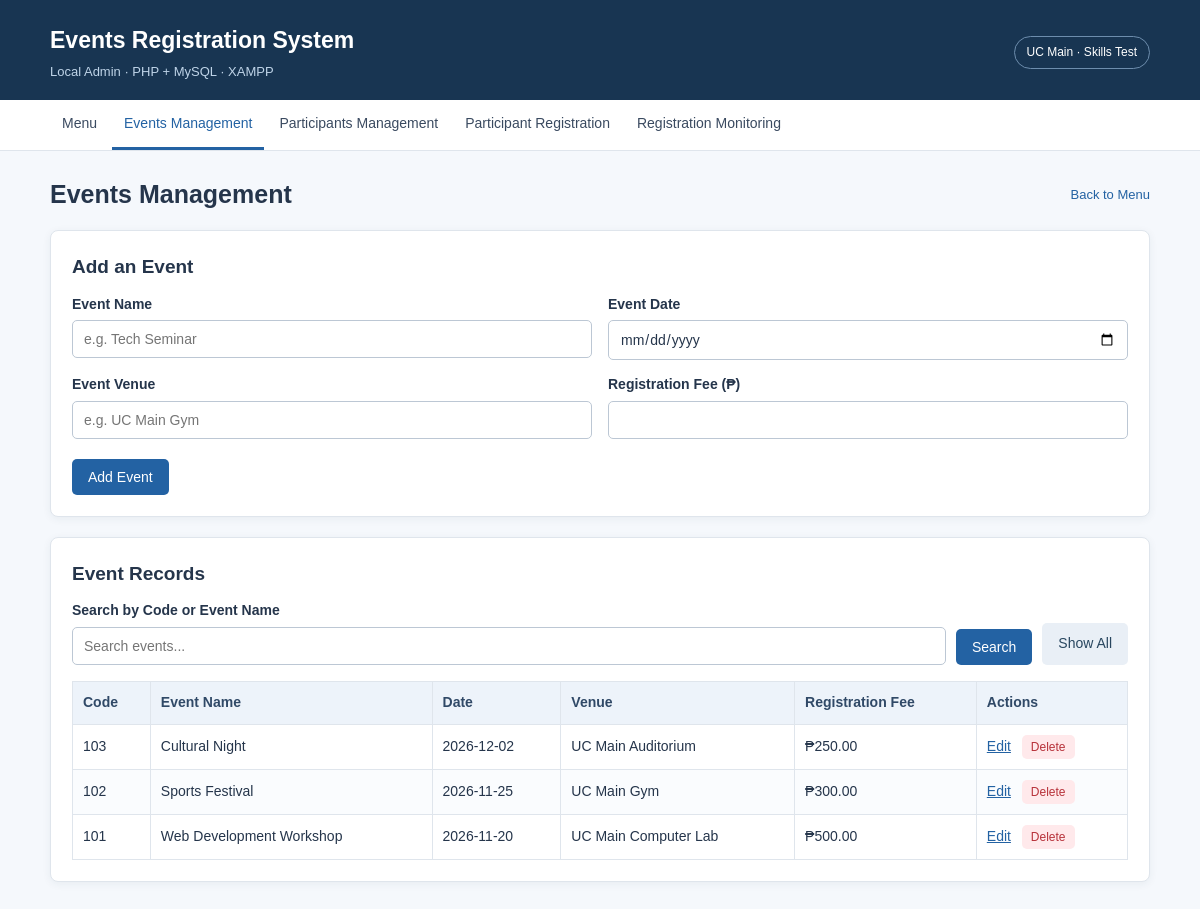
Screenshot of /events.php with the database file from the repository.
### tables this page shows
CREATE TABLE IF NOT EXISTS Events (
    evCode INT AUTO_INCREMENT PRIMARY KEY,
    evName VARCHAR(150) NOT NULL,
    evDate DATE NOT NULL,
    evVenue VARCHAR(150) NOT NULL,
    evRFee DECIMAL(10,2) NOT NULL DEFAULT 0.00
);

### functions.php (called while the page is built, shortened)
<?php
function h($value): string {
    return htmlspecialchars((string) ($value ?? ''), ENT_QUOTES, 'UTF-8');
}
function peso($value): string {
    return '₱' . number_format((float) $value, 2);
}

### events.php (the view, shortened to what this page needs)
<?php
require_once 'functions.php';
$edit = null;
$search = trim($_GET['search'] ?? '');
$stmt = $pdo->prepare('SELECT * FROM Events WHERE evName LIKE ? OR CAST(evCode AS CHAR) LIKE ? ORDER BY evCode DESC');
$stmt->execute(['%' . $search . '%', '%' . $search . '%']);
$events = $stmt->fetchAll();
require 'header.php';
?>
<div class="card">
    <h2><?= $edit ? 'Update Event' : 'Add an Event' ?></h2>
    <form method="post">
        <div class="form-grid">
            <div class="field"><label for="evName">Event Name</label><input id="evName" name="evName" maxlength="150" required value="<?= h($edit['evName'] ?? '') ?>" placeholder="e.g. Tech Seminar"></div>
            <div class="field"><label for="evDate">Event Date</label><input id="evDate" name="evDate" type="date" required value="<?= h($edit['evDate'] ?? '') ?>"></div>
            <div class="field"><label for="evVenue">Event Venue</label><input id="evVenue" name="evVenue" maxlength="150" required value="<?= h($edit['evVenue'] ?? '') ?>" placeholder="e.g. UC Main Gym"></div>
            <div class="field"><label for="evRFee">Registration Fee (₱)</label><input id="evRFee" name="evRFee" type="number" min="0" max="99999999.99" step="0.01" required value="<?= h($edit['evRFee'] ?? '') ?>"></div>
        </div>
        <div class="form-actions"><button class="btn" type="submit"><?= $edit ? 'Save Changes' : 'Add Event' ?></button><?php if ($edit): ?><a href="events.php" class="btn btn-secondary">Cancel Edit</a><?php endif; ?></div>
    </form>
</div>
<div class="card">
    <h2>Event Records</h2>
    <form class="search-form" method="get">
        <div class="field"><label for="search">Search by Code or Event Name</label><input id="search" name="search" value="<?= h($search) ?>" placeholder="Search events..."></div>
        <button type="submit" class="btn">Search</button><a class="btn btn-secondary" href="events.php">Show All</a>
    </form>
    <div class="table-wrap"><table><thead><tr><th>Code</th><th>Event Name</th><th>Date</th><th>Venue</th><th>Registration Fee</th><th>Actions</th></tr></thead><tbody>
    <?php foreach ($events as $event): ?>
        <tr><td><?= h($event['evCode']) ?></td><td><?= h($event['evName']) ?></td><td><?= h($event['evDate']) ?></td><td><?= h($event['evVenue']) ?></td><td><?= peso($event['evRFee']) ?></td>
            <td class="actions"><a href="events.php?edit=<?= (int) $event['evCode'] ?>">Edit</a>
                <form class="inline" method="post" onsubmit="return confirm('Delete this event?');">
                    <?php csrf_input(); ?><input type="hidden" name="action" value="delete"><input type="hidden" name="evCode" value="<?= h($event['evCode']) ?>"><button type="submit" class="btn btn-danger btn-small">Delete</button>
                </form></td></tr>
    <?php endforeach; ?>
    </tbody></table></div>
</div>

### style.css (style rules this page uses)
:root { --ink:#25354b; --muted:#637185; --line:#dfe5ec; --blue:#2362a3; --light:#f5f8fc; --white:#fff; --danger:#b73139; }
* { box-sizing: border-box; }
body { margin:0; font-family: Arial, Helvetica, sans-serif; line-height:1.55; background:var(--light); color:var(--ink); font-size:15px; }
a { color:var(--blue); }
h2 { font-size:19px; margin:0 0 12px; }
.card { background:var(--white); border:1px solid var(--line); border-radius:8px; padding:21px; margin-bottom:20px; box-shadow:0 2px 8px #243a5410; }
label { display:block; font-size:14px; font-weight:bold; margin-bottom:5px; }
input, select { display:block; width:100%; border:1px solid #bcc7d4; border-radius:5px; padding:10px 11px; font-family:inherit; font-size:14px; color:var(--ink); background:#fff; }
.field { margin-bottom:14px; }
.form-grid { display:grid; grid-template-columns:repeat(2,minmax(0,1fr)); gap:0 16px; }
.form-actions { display:flex; align-items:center; flex-wrap:wrap; gap:10px; margin-top:6px; }
.btn { display:inline-block; border:none; border-radius:5px; padding:10px 16px; font-family:inherit; font-size:14px; cursor:pointer; background:var(--blue); color:white; text-decoration:none; }
.btn-secondary { color:#28465f; background:#e9eff6; }
.btn-danger { color:var(--danger); background:#ffe9eb; }
.btn-small { padding:5px 9px; font-size:12px; }
.inline { display:inline; }
.search-form { display:flex; flex-wrap:wrap; gap:10px; align-items:end; margin-bottom:16px; }
.search-form .field { flex:1; margin:0; min-width:180px; }
.table-wrap { overflow-x:auto; }
table { border-collapse:collapse; width:100%; font-size:14px; }
th,td { border:1px solid var(--line); padding:10px; text-align:left; vertical-align:middle; }
th { background:#edf3fa; color:#304967; white-space:nowrap; }
tr:nth-child(even) td { background:#fafcfe; }
.actions { white-space:nowrap; }
.actions a { margin-right:7px; }

### rows the page displays
events: evCode "103", evName "Cultural Night", evDate "2026-12-02", evVenue "UC Main Auditorium", evRFee "₱250.00"
events: evCode "102", evName "Sports Festival", evDate "2026-11-25", evVenue "UC Main Gym", evRFee "₱300.00"
events: evCode "101", evName "Web Development Workshop", evDate "2026-11-20", evVenue "UC Main Computer Lab", evRFee "₱500.00"

### other values shown
$pageTitle "Events Management"
